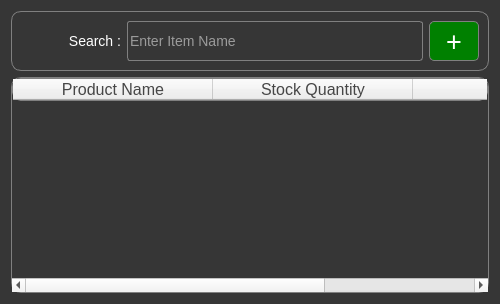
<?xml version="1.0" encoding="UTF-8"?>
<ui version="4.0">
 <class>DeleteDialog</class>
 <widget class="QDialog" name="DeleteDialog">
  <property name="geometry">
   <rect>
    <x>0</x>
    <y>0</y>
    <width>500</width>
    <height>304</height>
   </rect>
  </property>
  <property name="minimumSize">
   <size>
    <width>500</width>
    <height>300</height>
   </size>
  </property>
  <property name="windowTitle">
   <string>Delete Item</string>
  </property>
  <property name="styleSheet">
   <string notr="true">QDialog, QLabel, QPushButton, QTableWidget{
background-color:rgb(54,54,54);
color:white;
font:12px;
}
QFrame{
border:1px solid grey;
border-radius:10px;
}
</string>
  </property>
  <layout class="QVBoxLayout" name="verticalLayout">
   <item>
    <widget class="QFrame" name="frame">
     <property name="styleSheet">
      <string notr="true">QLineEdit, QLabel{
background-color:rgb(54,54,54);
font:14px;
color:white;
}
QLineEdit#searchLineEdit{
border-radius:3px;
border:1px solid grey;
}
QPushButton#addBtn{
background-color:green;
border:1px solid grey;
color:white;
font:27px;
border-radius:5px;
}
QPushButton#addBtn:hover{
border:2px solid white;
}
QPushButto#addBtn:pressed{
border:3px solid orange;
}</string>
     </property>
     <property name="frameShape">
      <enum>QFrame::StyledPanel</enum>
     </property>
     <property name="frameShadow">
      <enum>QFrame::Raised</enum>
     </property>
     <layout class="QHBoxLayout" name="horizontalLayout">
      <item>
       <widget class="QLabel" name="label">
        <property name="minimumSize">
         <size>
          <width>100</width>
          <height>40</height>
         </size>
        </property>
        <property name="maximumSize">
         <size>
          <width>100</width>
          <height>16777215</height>
         </size>
        </property>
        <property name="styleSheet">
         <string notr="true">border:none;</string>
        </property>
        <property name="text">
         <string>Search :</string>
        </property>
        <property name="alignment">
         <set>Qt::AlignRight|Qt::AlignTrailing|Qt::AlignVCenter</set>
        </property>
       </widget>
      </item>
      <item>
       <widget class="QLineEdit" name="searchLineEdit">
        <property name="minimumSize">
         <size>
          <width>0</width>
          <height>40</height>
         </size>
        </property>
        <property name="maxLength">
         <number>20</number>
        </property>
        <property name="placeholderText">
         <string>Enter Item Name</string>
        </property>
        <property name="clearButtonEnabled">
         <bool>true</bool>
        </property>
       </widget>
      </item>
      <item>
       <widget class="QPushButton" name="addBtn">
        <property name="enabled">
         <bool>false</bool>
        </property>
        <property name="minimumSize">
         <size>
          <width>50</width>
          <height>40</height>
         </size>
        </property>
        <property name="toolTip">
         <string>Add to table</string>
        </property>
        <property name="styleSheet">
         <string notr="true"/>
        </property>
        <property name="text">
         <string>+</string>
        </property>
       </widget>
      </item>
     </layout>
    </widget>
   </item>
   <item>
    <widget class="QTableWidget" name="tableWidget">
     <property name="editTriggers">
      <set>QAbstractItemView::NoEditTriggers</set>
     </property>
     <property name="alternatingRowColors">
      <bool>false</bool>
     </property>
     <property name="rowCount">
      <number>0</number>
     </property>
     <attribute name="horizontalHeaderDefaultSectionSize">
      <number>200</number>
     </attribute>
     <attribute name="verticalHeaderVisible">
      <bool>false</bool>
     </attribute>
     <attribute name="verticalHeaderDefaultSectionSize">
      <number>40</number>
     </attribute>
     <attribute name="verticalHeaderMinimumSectionSize">
      <number>30</number>
     </attribute>
     <column>
      <property name="text">
       <string>Product Name</string>
      </property>
      <property name="font">
       <font>
        <pointsize>12</pointsize>
       </font>
      </property>
      <property name="background">
       <color>
        <red>240</red>
        <green>240</green>
        <blue>240</blue>
       </color>
      </property>
      <property name="foreground">
       <brush brushstyle="SolidPattern">
        <color alpha="255">
         <red>70</red>
         <green>70</green>
         <blue>70</blue>
        </color>
       </brush>
      </property>
     </column>
     <column>
      <property name="text">
       <string>Stock Quantity</string>
      </property>
      <property name="font">
       <font>
        <pointsize>12</pointsize>
       </font>
      </property>
      <property name="background">
       <color>
        <red>240</red>
        <green>240</green>
        <blue>240</blue>
       </color>
      </property>
      <property name="foreground">
       <brush brushstyle="SolidPattern">
        <color alpha="255">
         <red>70</red>
         <green>70</green>
         <blue>70</blue>
        </color>
       </brush>
      </property>
     </column>
     <column>
      <property name="text">
       <string>Delete</string>
      </property>
      <property name="font">
       <font>
        <pointsize>12</pointsize>
       </font>
      </property>
      <property name="background">
       <color>
        <red>240</red>
        <green>240</green>
        <blue>240</blue>
       </color>
      </property>
      <property name="foreground">
       <brush brushstyle="SolidPattern">
        <color alpha="255">
         <red>70</red>
         <green>70</green>
         <blue>70</blue>
        </color>
       </brush>
      </property>
     </column>
    </widget>
   </item>
  </layout>
 </widget>
 <resources/>
 <connections/>
</ui>
